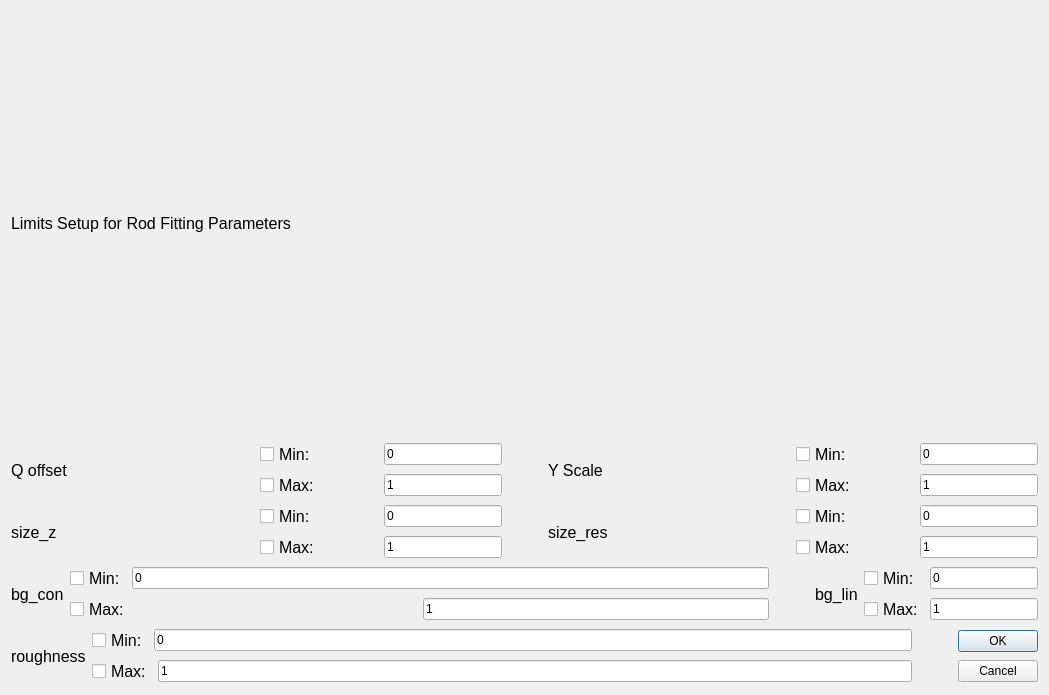
<?xml version="1.0" encoding="UTF-8"?>
<ui version="4.0">
 <class>Dialog</class>
 <widget class="QDialog" name="Dialog">
  <property name="geometry">
   <rect>
    <x>0</x>
    <y>0</y>
    <width>1049</width>
    <height>695</height>
   </rect>
  </property>
  <property name="windowTitle">
   <string>Dialog</string>
  </property>
  <layout class="QGridLayout" name="gridLayout">
   <item row="0" column="0">
    <layout class="QVBoxLayout" name="verticalLayout_4">
     <item>
      <widget class="QLabel" name="label">
       <property name="sizePolicy">
        <sizepolicy hsizetype="Expanding" vsizetype="Preferred">
         <horstretch>0</horstretch>
         <verstretch>0</verstretch>
        </sizepolicy>
       </property>
       <property name="maximumSize">
        <size>
         <width>361</width>
         <height>16777215</height>
        </size>
       </property>
       <property name="font">
        <font>
         <pointsize>12</pointsize>
        </font>
       </property>
       <property name="text">
        <string>Limits Setup for Rod Fitting Parameters</string>
       </property>
      </widget>
     </item>
     <item>
      <layout class="QHBoxLayout" name="horizontalLayout_19">
       <item>
        <layout class="QHBoxLayout" name="horizontalLayout_8">
         <item>
          <widget class="QLabel" name="label_2">
           <property name="font">
            <font>
             <pointsize>12</pointsize>
            </font>
           </property>
           <property name="text">
            <string>Q offset</string>
           </property>
          </widget>
         </item>
         <item>
          <layout class="QVBoxLayout" name="verticalLayout">
           <item>
            <layout class="QHBoxLayout" name="horizontalLayout">
             <item>
              <widget class="QCheckBox" name="qoffminCB">
               <property name="sizePolicy">
                <sizepolicy hsizetype="Preferred" vsizetype="Fixed">
                 <horstretch>0</horstretch>
                 <verstretch>0</verstretch>
                </sizepolicy>
               </property>
               <property name="font">
                <font>
                 <pointsize>12</pointsize>
                </font>
               </property>
               <property name="text">
                <string>Min:</string>
               </property>
              </widget>
             </item>
             <item>
              <widget class="QLineEdit" name="qoffminLE">
               <property name="sizePolicy">
                <sizepolicy hsizetype="Preferred" vsizetype="Fixed">
                 <horstretch>0</horstretch>
                 <verstretch>0</verstretch>
                </sizepolicy>
               </property>
               <property name="maximumSize">
                <size>
                 <width>16777215</width>
                 <height>16777215</height>
                </size>
               </property>
               <property name="text">
                <string>0</string>
               </property>
              </widget>
             </item>
            </layout>
           </item>
           <item>
            <layout class="QHBoxLayout" name="horizontalLayout_2">
             <item>
              <widget class="QCheckBox" name="qoffmaxCB">
               <property name="sizePolicy">
                <sizepolicy hsizetype="Preferred" vsizetype="Fixed">
                 <horstretch>0</horstretch>
                 <verstretch>0</verstretch>
                </sizepolicy>
               </property>
               <property name="font">
                <font>
                 <pointsize>12</pointsize>
                </font>
               </property>
               <property name="text">
                <string>Max:</string>
               </property>
              </widget>
             </item>
             <item>
              <widget class="QLineEdit" name="qoffmaxLE">
               <property name="sizePolicy">
                <sizepolicy hsizetype="Preferred" vsizetype="Fixed">
                 <horstretch>0</horstretch>
                 <verstretch>0</verstretch>
                </sizepolicy>
               </property>
               <property name="maximumSize">
                <size>
                 <width>16777215</width>
                 <height>16777215</height>
                </size>
               </property>
               <property name="text">
                <string>1</string>
               </property>
              </widget>
             </item>
            </layout>
           </item>
          </layout>
         </item>
        </layout>
       </item>
       <item>
        <spacer name="horizontalSpacer">
         <property name="orientation">
          <enum>Qt::Horizontal</enum>
         </property>
         <property name="sizeType">
          <enum>QSizePolicy::Minimum</enum>
         </property>
         <property name="sizeHint" stdset="0">
          <size>
           <width>40</width>
           <height>20</height>
          </size>
         </property>
        </spacer>
       </item>
       <item>
        <layout class="QHBoxLayout" name="horizontalLayout_17">
         <item>
          <widget class="QLabel" name="label_3">
           <property name="font">
            <font>
             <pointsize>12</pointsize>
            </font>
           </property>
           <property name="text">
            <string>Y Scale</string>
           </property>
          </widget>
         </item>
         <item>
          <layout class="QVBoxLayout" name="verticalLayout_2">
           <item>
            <layout class="QHBoxLayout" name="horizontalLayout_4">
             <item>
              <widget class="QCheckBox" name="yscaleminCB">
               <property name="sizePolicy">
                <sizepolicy hsizetype="Preferred" vsizetype="Fixed">
                 <horstretch>0</horstretch>
                 <verstretch>0</verstretch>
                </sizepolicy>
               </property>
               <property name="font">
                <font>
                 <pointsize>12</pointsize>
                </font>
               </property>
               <property name="text">
                <string>Min:</string>
               </property>
              </widget>
             </item>
             <item>
              <widget class="QLineEdit" name="yscaleminLE">
               <property name="sizePolicy">
                <sizepolicy hsizetype="Preferred" vsizetype="Fixed">
                 <horstretch>0</horstretch>
                 <verstretch>0</verstretch>
                </sizepolicy>
               </property>
               <property name="maximumSize">
                <size>
                 <width>16777215</width>
                 <height>16777215</height>
                </size>
               </property>
               <property name="text">
                <string>0</string>
               </property>
              </widget>
             </item>
            </layout>
           </item>
           <item>
            <layout class="QHBoxLayout" name="horizontalLayout_5">
             <item>
              <widget class="QCheckBox" name="yscalemaxCB">
               <property name="sizePolicy">
                <sizepolicy hsizetype="Preferred" vsizetype="Fixed">
                 <horstretch>0</horstretch>
                 <verstretch>0</verstretch>
                </sizepolicy>
               </property>
               <property name="font">
                <font>
                 <pointsize>12</pointsize>
                </font>
               </property>
               <property name="text">
                <string>Max:</string>
               </property>
              </widget>
             </item>
             <item>
              <widget class="QLineEdit" name="yscalemaxLE">
               <property name="sizePolicy">
                <sizepolicy hsizetype="Preferred" vsizetype="Fixed">
                 <horstretch>0</horstretch>
                 <verstretch>0</verstretch>
                </sizepolicy>
               </property>
               <property name="maximumSize">
                <size>
                 <width>16777215</width>
                 <height>16777215</height>
                </size>
               </property>
               <property name="text">
                <string>1</string>
               </property>
              </widget>
             </item>
            </layout>
           </item>
          </layout>
         </item>
        </layout>
       </item>
      </layout>
     </item>
     <item>
      <layout class="QHBoxLayout" name="horizontalLayout_12">
       <item>
        <layout class="QHBoxLayout" name="horizontalLayout_18">
         <item>
          <widget class="QLabel" name="label_4">
           <property name="font">
            <font>
             <pointsize>12</pointsize>
            </font>
           </property>
           <property name="text">
            <string>size_z</string>
           </property>
          </widget>
         </item>
         <item>
          <layout class="QVBoxLayout" name="verticalLayout_7">
           <item>
            <layout class="QHBoxLayout" name="horizontalLayout_6">
             <item>
              <widget class="QCheckBox" name="sizeminCB">
               <property name="sizePolicy">
                <sizepolicy hsizetype="Preferred" vsizetype="Fixed">
                 <horstretch>0</horstretch>
                 <verstretch>0</verstretch>
                </sizepolicy>
               </property>
               <property name="font">
                <font>
                 <pointsize>12</pointsize>
                </font>
               </property>
               <property name="text">
                <string>Min:</string>
               </property>
              </widget>
             </item>
             <item>
              <widget class="QLineEdit" name="sizeminLE">
               <property name="sizePolicy">
                <sizepolicy hsizetype="Preferred" vsizetype="Fixed">
                 <horstretch>0</horstretch>
                 <verstretch>0</verstretch>
                </sizepolicy>
               </property>
               <property name="maximumSize">
                <size>
                 <width>16777215</width>
                 <height>16777215</height>
                </size>
               </property>
               <property name="text">
                <string>0</string>
               </property>
              </widget>
             </item>
            </layout>
           </item>
           <item>
            <layout class="QHBoxLayout" name="horizontalLayout_7">
             <item>
              <widget class="QCheckBox" name="sizemaxCB">
               <property name="sizePolicy">
                <sizepolicy hsizetype="Preferred" vsizetype="Fixed">
                 <horstretch>0</horstretch>
                 <verstretch>0</verstretch>
                </sizepolicy>
               </property>
               <property name="font">
                <font>
                 <pointsize>12</pointsize>
                </font>
               </property>
               <property name="text">
                <string>Max:</string>
               </property>
              </widget>
             </item>
             <item>
              <widget class="QLineEdit" name="sizemaxLE">
               <property name="sizePolicy">
                <sizepolicy hsizetype="Preferred" vsizetype="Fixed">
                 <horstretch>0</horstretch>
                 <verstretch>0</verstretch>
                </sizepolicy>
               </property>
               <property name="maximumSize">
                <size>
                 <width>16777215</width>
                 <height>16777215</height>
                </size>
               </property>
               <property name="text">
                <string>1</string>
               </property>
              </widget>
             </item>
            </layout>
           </item>
          </layout>
         </item>
        </layout>
       </item>
       <item>
        <spacer name="horizontalSpacer_2">
         <property name="orientation">
          <enum>Qt::Horizontal</enum>
         </property>
         <property name="sizeType">
          <enum>QSizePolicy::Minimum</enum>
         </property>
         <property name="sizeHint" stdset="0">
          <size>
           <width>40</width>
           <height>20</height>
          </size>
         </property>
        </spacer>
       </item>
       <item>
        <layout class="QHBoxLayout" name="horizontalLayout_3">
         <item>
          <widget class="QLabel" name="label_5">
           <property name="font">
            <font>
             <pointsize>12</pointsize>
            </font>
           </property>
           <property name="text">
            <string>size_res</string>
           </property>
          </widget>
         </item>
         <item>
          <layout class="QVBoxLayout" name="verticalLayout_3">
           <item>
            <layout class="QHBoxLayout" name="horizontalLayout_9">
             <item>
              <widget class="QCheckBox" name="sizeresminCB">
               <property name="sizePolicy">
                <sizepolicy hsizetype="Preferred" vsizetype="Fixed">
                 <horstretch>0</horstretch>
                 <verstretch>0</verstretch>
                </sizepolicy>
               </property>
               <property name="font">
                <font>
                 <pointsize>12</pointsize>
                </font>
               </property>
               <property name="text">
                <string>Min:</string>
               </property>
              </widget>
             </item>
             <item>
              <widget class="QLineEdit" name="sizeresminLE">
               <property name="sizePolicy">
                <sizepolicy hsizetype="Preferred" vsizetype="Fixed">
                 <horstretch>0</horstretch>
                 <verstretch>0</verstretch>
                </sizepolicy>
               </property>
               <property name="maximumSize">
                <size>
                 <width>16777215</width>
                 <height>16777215</height>
                </size>
               </property>
               <property name="text">
                <string>0</string>
               </property>
              </widget>
             </item>
            </layout>
           </item>
           <item>
            <layout class="QHBoxLayout" name="horizontalLayout_10">
             <item>
              <widget class="QCheckBox" name="sizeresmaxCB">
               <property name="sizePolicy">
                <sizepolicy hsizetype="Preferred" vsizetype="Fixed">
                 <horstretch>0</horstretch>
                 <verstretch>0</verstretch>
                </sizepolicy>
               </property>
               <property name="font">
                <font>
                 <pointsize>12</pointsize>
                </font>
               </property>
               <property name="text">
                <string>Max:</string>
               </property>
              </widget>
             </item>
             <item>
              <widget class="QLineEdit" name="sizeresmaxLE">
               <property name="sizePolicy">
                <sizepolicy hsizetype="Preferred" vsizetype="Fixed">
                 <horstretch>0</horstretch>
                 <verstretch>0</verstretch>
                </sizepolicy>
               </property>
               <property name="maximumSize">
                <size>
                 <width>16777215</width>
                 <height>16777215</height>
                </size>
               </property>
               <property name="text">
                <string>1</string>
               </property>
              </widget>
             </item>
            </layout>
           </item>
          </layout>
         </item>
        </layout>
       </item>
      </layout>
     </item>
     <item>
      <layout class="QHBoxLayout" name="horizontalLayout_24">
       <item>
        <layout class="QHBoxLayout" name="horizontalLayout_20">
         <item>
          <widget class="QLabel" name="label_6">
           <property name="font">
            <font>
             <pointsize>12</pointsize>
            </font>
           </property>
           <property name="text">
            <string>bg_con</string>
           </property>
          </widget>
         </item>
         <item>
          <layout class="QVBoxLayout" name="verticalLayout_6">
           <item>
            <layout class="QHBoxLayout" name="horizontalLayout_15">
             <item>
              <widget class="QCheckBox" name="bgconminCB">
               <property name="sizePolicy">
                <sizepolicy hsizetype="Preferred" vsizetype="Fixed">
                 <horstretch>0</horstretch>
                 <verstretch>0</verstretch>
                </sizepolicy>
               </property>
               <property name="font">
                <font>
                 <pointsize>12</pointsize>
                </font>
               </property>
               <property name="text">
                <string>Min:</string>
               </property>
              </widget>
             </item>
             <item>
              <widget class="QLineEdit" name="bgconminLE">
               <property name="maximumSize">
                <size>
                 <width>16777215</width>
                 <height>16777215</height>
                </size>
               </property>
               <property name="text">
                <string>0</string>
               </property>
              </widget>
             </item>
            </layout>
           </item>
           <item>
            <layout class="QHBoxLayout" name="horizontalLayout_16">
             <item>
              <widget class="QCheckBox" name="bgconmaxCB">
               <property name="sizePolicy">
                <sizepolicy hsizetype="Preferred" vsizetype="Fixed">
                 <horstretch>0</horstretch>
                 <verstretch>0</verstretch>
                </sizepolicy>
               </property>
               <property name="font">
                <font>
                 <pointsize>12</pointsize>
                </font>
               </property>
               <property name="text">
                <string>Max:</string>
               </property>
              </widget>
             </item>
             <item>
              <widget class="QLineEdit" name="bgconmaxLE">
               <property name="sizePolicy">
                <sizepolicy hsizetype="Preferred" vsizetype="Fixed">
                 <horstretch>0</horstretch>
                 <verstretch>0</verstretch>
                </sizepolicy>
               </property>
               <property name="maximumSize">
                <size>
                 <width>16777215</width>
                 <height>16777215</height>
                </size>
               </property>
               <property name="text">
                <string>1</string>
               </property>
              </widget>
             </item>
            </layout>
           </item>
          </layout>
         </item>
        </layout>
       </item>
       <item>
        <spacer name="horizontalSpacer_3">
         <property name="orientation">
          <enum>Qt::Horizontal</enum>
         </property>
         <property name="sizeType">
          <enum>QSizePolicy::Minimum</enum>
         </property>
         <property name="sizeHint" stdset="0">
          <size>
           <width>40</width>
           <height>20</height>
          </size>
         </property>
        </spacer>
       </item>
       <item>
        <layout class="QHBoxLayout" name="horizontalLayout_21">
         <item>
          <widget class="QLabel" name="label_8">
           <property name="font">
            <font>
             <pointsize>12</pointsize>
            </font>
           </property>
           <property name="text">
            <string>bg_lin</string>
           </property>
          </widget>
         </item>
         <item>
          <layout class="QVBoxLayout" name="verticalLayout_9">
           <item>
            <layout class="QHBoxLayout" name="horizontalLayout_22">
             <item>
              <widget class="QCheckBox" name="bglinminCB">
               <property name="sizePolicy">
                <sizepolicy hsizetype="Preferred" vsizetype="Fixed">
                 <horstretch>0</horstretch>
                 <verstretch>0</verstretch>
                </sizepolicy>
               </property>
               <property name="font">
                <font>
                 <pointsize>12</pointsize>
                </font>
               </property>
               <property name="text">
                <string>Min:</string>
               </property>
              </widget>
             </item>
             <item>
              <widget class="QLineEdit" name="bglinminLE">
               <property name="sizePolicy">
                <sizepolicy hsizetype="Preferred" vsizetype="Fixed">
                 <horstretch>0</horstretch>
                 <verstretch>0</verstretch>
                </sizepolicy>
               </property>
               <property name="maximumSize">
                <size>
                 <width>16777215</width>
                 <height>16777215</height>
                </size>
               </property>
               <property name="text">
                <string>0</string>
               </property>
              </widget>
             </item>
            </layout>
           </item>
           <item>
            <layout class="QHBoxLayout" name="horizontalLayout_23">
             <item>
              <widget class="QCheckBox" name="bglinmaxCB">
               <property name="sizePolicy">
                <sizepolicy hsizetype="Preferred" vsizetype="Fixed">
                 <horstretch>0</horstretch>
                 <verstretch>0</verstretch>
                </sizepolicy>
               </property>
               <property name="font">
                <font>
                 <pointsize>12</pointsize>
                </font>
               </property>
               <property name="text">
                <string>Max:</string>
               </property>
              </widget>
             </item>
             <item>
              <widget class="QLineEdit" name="bglinmaxLE">
               <property name="sizePolicy">
                <sizepolicy hsizetype="Preferred" vsizetype="Fixed">
                 <horstretch>0</horstretch>
                 <verstretch>0</verstretch>
                </sizepolicy>
               </property>
               <property name="maximumSize">
                <size>
                 <width>16777215</width>
                 <height>16777215</height>
                </size>
               </property>
               <property name="text">
                <string>1</string>
               </property>
              </widget>
             </item>
            </layout>
           </item>
          </layout>
         </item>
        </layout>
       </item>
      </layout>
     </item>
     <item>
      <layout class="QHBoxLayout" name="horizontalLayout_25">
       <item>
        <layout class="QHBoxLayout" name="horizontalLayout_11">
         <item>
          <widget class="QLabel" name="label_7">
           <property name="font">
            <font>
             <pointsize>12</pointsize>
            </font>
           </property>
           <property name="text">
            <string>roughness</string>
           </property>
          </widget>
         </item>
         <item>
          <layout class="QVBoxLayout" name="verticalLayout_5">
           <item>
            <layout class="QHBoxLayout" name="horizontalLayout_13">
             <item>
              <widget class="QCheckBox" name="roughminCB">
               <property name="sizePolicy">
                <sizepolicy hsizetype="Preferred" vsizetype="Fixed">
                 <horstretch>0</horstretch>
                 <verstretch>0</verstretch>
                </sizepolicy>
               </property>
               <property name="font">
                <font>
                 <pointsize>12</pointsize>
                </font>
               </property>
               <property name="text">
                <string>Min:</string>
               </property>
              </widget>
             </item>
             <item>
              <widget class="QLineEdit" name="roughminLE">
               <property name="maximumSize">
                <size>
                 <width>16777215</width>
                 <height>16777215</height>
                </size>
               </property>
               <property name="text">
                <string>0</string>
               </property>
              </widget>
             </item>
            </layout>
           </item>
           <item>
            <layout class="QHBoxLayout" name="horizontalLayout_14">
             <item>
              <widget class="QCheckBox" name="roughmaxCB">
               <property name="sizePolicy">
                <sizepolicy hsizetype="Preferred" vsizetype="Fixed">
                 <horstretch>0</horstretch>
                 <verstretch>0</verstretch>
                </sizepolicy>
               </property>
               <property name="font">
                <font>
                 <pointsize>12</pointsize>
                </font>
               </property>
               <property name="text">
                <string>Max:</string>
               </property>
              </widget>
             </item>
             <item>
              <widget class="QLineEdit" name="roughmaxLE">
               <property name="maximumSize">
                <size>
                 <width>16777215</width>
                 <height>16777215</height>
                </size>
               </property>
               <property name="text">
                <string>1</string>
               </property>
              </widget>
             </item>
            </layout>
           </item>
          </layout>
         </item>
        </layout>
       </item>
       <item>
        <spacer name="horizontalSpacer_4">
         <property name="orientation">
          <enum>Qt::Horizontal</enum>
         </property>
         <property name="sizeType">
          <enum>QSizePolicy::Minimum</enum>
         </property>
         <property name="sizeHint" stdset="0">
          <size>
           <width>40</width>
           <height>20</height>
          </size>
         </property>
        </spacer>
       </item>
       <item>
        <layout class="QVBoxLayout" name="verticalLayout_8">
         <item>
          <widget class="QPushButton" name="okPB">
           <property name="text">
            <string>OK</string>
           </property>
          </widget>
         </item>
         <item>
          <widget class="QPushButton" name="cancelPB">
           <property name="text">
            <string>Cancel</string>
           </property>
          </widget>
         </item>
        </layout>
       </item>
      </layout>
     </item>
    </layout>
   </item>
  </layout>
 </widget>
 <resources/>
 <connections/>
</ui>
